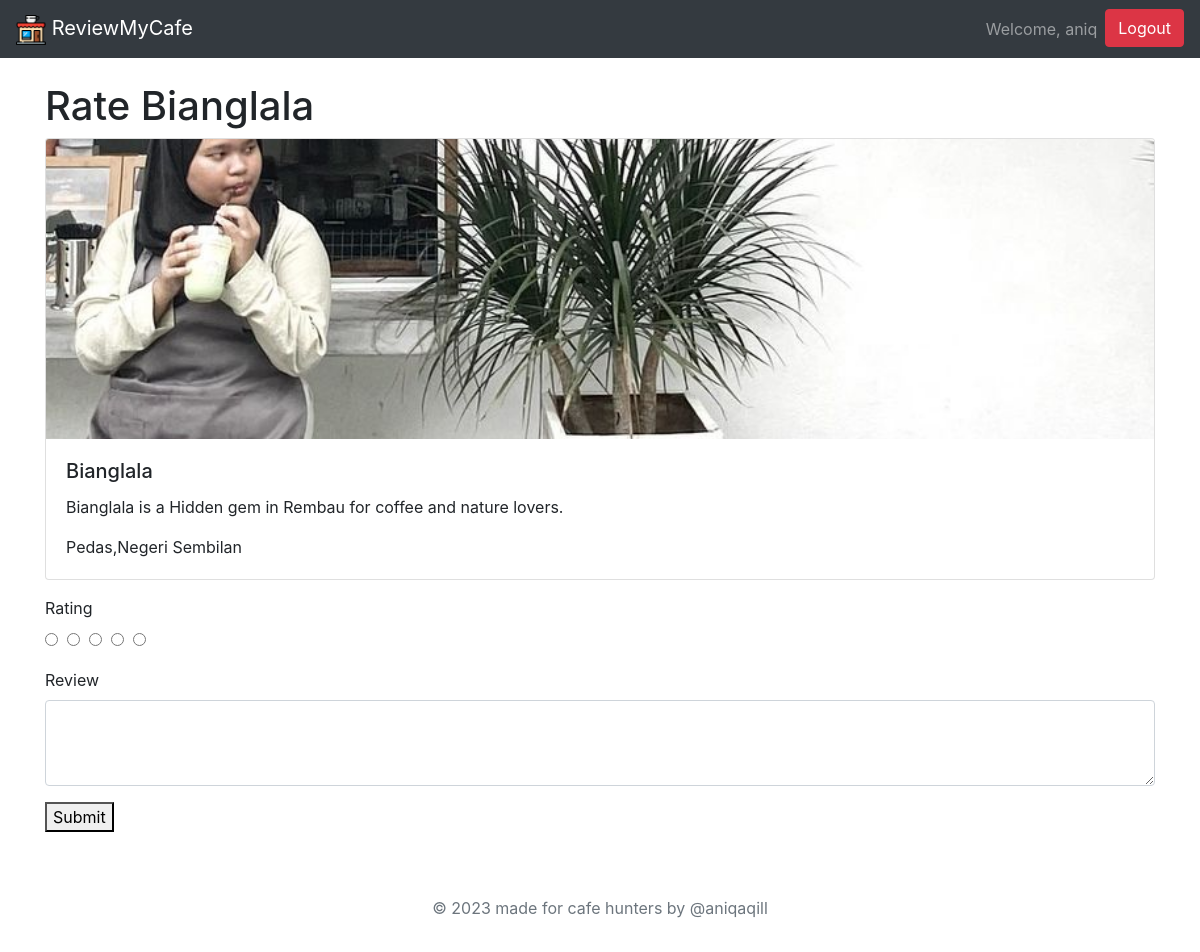
/rate_shop/1/ (signed in), run on the app's committed database.
### coffeeshoplist/models.py (models this page shows)
class CoffeeShop(models.Model):
    name = models.CharField(max_length=100)
    address = models.CharField(max_length=255)
    phone = models.CharField(max_length=100)
    website = models.CharField(max_length=100)
    email = models.CharField(max_length=100)
    description = models.CharField(max_length=100)
    hours = models.CharField(max_length=100)
    image = models.ImageField(upload_to='coffee_shop_images/', default='coffee_shop_images/default.jpg')

### coffeeshoplist/views.py (the view)
# urls.py: path('rate_shop/<int:coffee_shop_id>/', views.rate_coffee_shop, name='rate_shop'),
@login_required
def rate_coffee_shop(request, coffee_shop_id):
    coffee_shop = CoffeeShop.objects.get(id=coffee_shop_id)
    if request.method == 'POST':
        form = RatingForm(request.POST)
        if form.is_valid():
            rating = form.save(commit=False)
            rating.coffee_shop = coffee_shop
            rating.user = request.user
            rating.save()
            return redirect('coffeeshoplist')
    else:
        form = RatingForm()
    return render(request, 'rate_shop.html', {'form': form, 'coffee_shop': coffee_shop})

### coffeeshoplist/forms.py
class RatingForm(forms.ModelForm):
    class Meta:
        model = Rating
        fields = ['rating', 'review']

### coffeeshoplist/templates/rate_shop.html (shortened to what this page needs)
{% extends 'base.html' %}
      {% block content %}
      <h1>Rate {{ coffee_shop.name }}</h1>
      <div class="card mb-3">
        <img
          src="{{ coffee_shop.image.url }}"
          class="card-img-top"
          alt="{{ coffee_shop.name }}"
          style="height: 300px; object-fit: cover"
        />
        <div class="card-body">
          <h5 class="card-title">{{ coffee_shop.name }}</h5>
          <p class="card-text">
            {{ coffee_shop.name }} is a {{ coffee_shop.description }}.
          </p>
          <p class="card-text">{{ coffee_shop.address }}</p>
        </div>
      </div>
      <form method="post">
        <div class="form-group">
          <label for="Rating">Rating</label>
          <div class="rating">
            <input type="radio" name="rating" id="star1" value="1" />
            <input type="radio" name="rating" id="star2" value="2" />
            <input type="radio" name="rating" id="star3" value="3" />
            <input type="radio" name="rating" id="star4" value="4" />
            <input type="radio" name="rating" id="star5" value="5" />
          </div>
        </div>
        <div class="form-group">
          <label for="review">Review</label>
          <textarea
            class="form-control"
            id="review"
            name="review"
            rows="3"
          ></textarea>
        </div>
        <button type="submit">Submit</button>
      </form>
      {% endblock %}

### coffeeshoplist/templates/base.html (shortened to what this page needs)
<!DOCTYPE html>
<html>
  <head>
    <link
      rel="stylesheet"
      href="https://cdnjs.cloudflare.com/ajax/libs/twitter-bootstrap/4.6.0/css/bootstrap.min.css"
    />
  </head>
  <body>
    <nav class="navbar navbar-expand-lg navbar-dark bg-dark">
      <a class="navbar-brand" href="/">
        <img src="../../media/assets/cafe.png" width="30" height="30" alt="" />
        ReviewMyCafe</a
      >
      <div class="collapse navbar-collapse" id="navbarNav">
        <ul class="navbar-nav ml-auto">
          {% if user.is_authenticated %}
          <li class="nav-item">
            <a class="nav-link">Welcome, {{ user.username }}</a>
          </li>
          <li class="nav-item">
            <a
              class="btn btn-danger"
              href="{% url 'logout' %}?next=/accounts/login/"
            >
              Logout
            </a>
          {% endif %}
        </ul>
      </div>
    </nav>
    <container
      ><div class="container mt-4">
        {% block content %}{% endblock %}
      </div></container
    >
    <footer class="py-3 footer mt-5">
      <div class="container">
      <p class="text-center text-muted">&copy; 2023 made for cafe hunters by @aniqaqill</p>
    </footer>
  </body>
</html>

### coffeeshoplist/templates/base.html (style rules this page uses)
footer { position: relative; bottom: 0; width: 100%; background-color: white; text-align: center; }

### data on the page
CoffeeShop: name "Bianglala", image (picture), description "Hidden gem in Rembau for coffee and nature lovers", address "Pedas,Negeri Sembilan"

### other printed values
{{ user.username }} "aniq"
